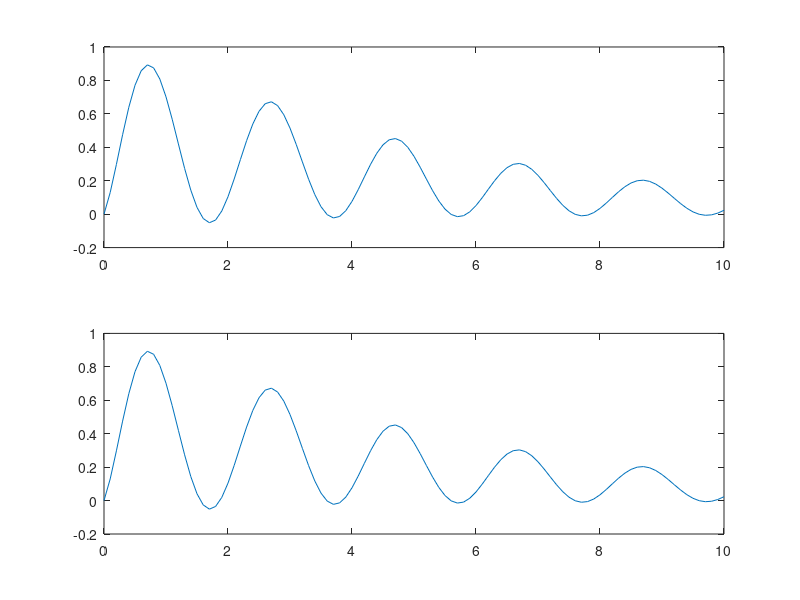

MATLAB code to generate this figure:
% Modelos y Simulación
% Tema: Sistemas con Función Transferencia
% Autor: Gianfranco Salomone

clc;
clear all;

% Funciones transferencia
G1 = tf(1, [1 2]);
G2 = tf(3, [1 4]);

% Tiempo de simulación
t = 0:.1:10;
t = t';  % Transpuesto para poder utilizarlo en lsim
u1 = exp(-t / 5);
u2 = sin(pi * t) .* u1;  % .* se utiliza para multiplicación elemento a elemento

% Caso 1: superposición
Yu1 = lsim(G1, u1, t);
Yu2 = lsim(G2, u2, t);

Ys = Yu1 + Yu2;


% Caso 2: matrices
M = [G1, G2];
U = [u1, u2]';  % No necesita estar transpuesta

Ym = lsim(M, U, t);


figure(2)
title('Sistema MISO')
subplot(2, 1, 1)
ylabel('Caso 1')
plot(t, Ys)

subplot(2, 1, 2)
xlabel('t')
ylabel('Caso 2')
plot(t, Ym)
